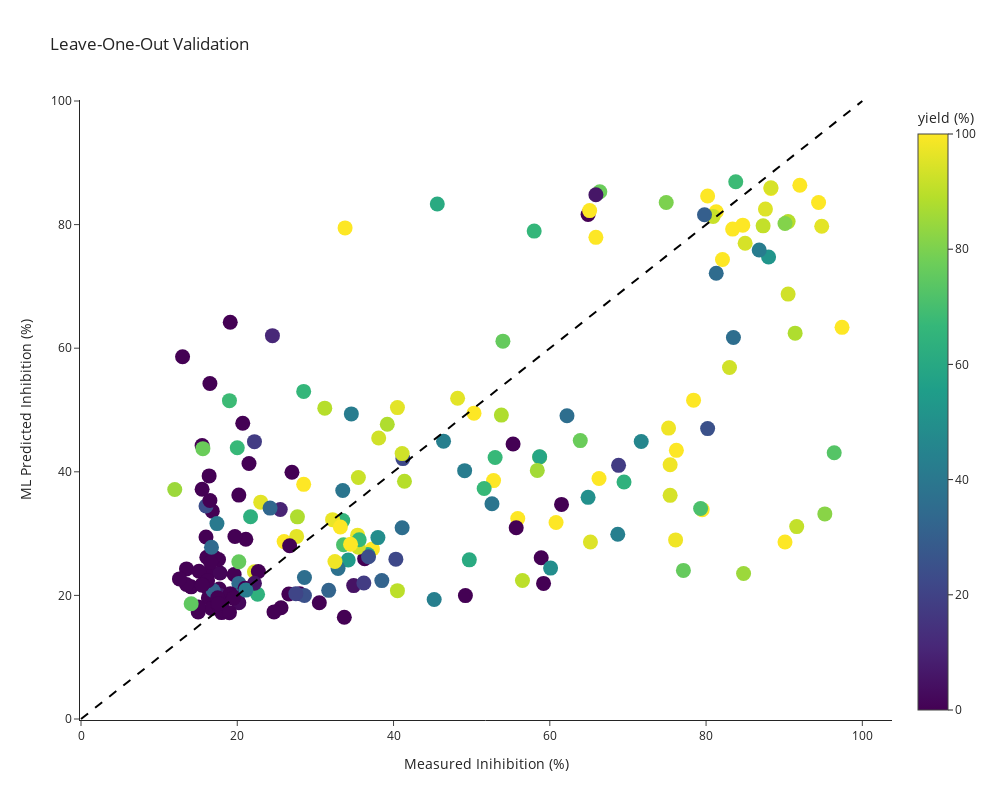

This figure's notebook cell:
### Markdown cell above
Plot predictions against yield

### Code cell
df_without_errors = merged_df.query('`Inhibition (%)` == `Measured Inhibition (%)`')

fig = px.scatter(df_without_errors, 
                 x='Inhibition (%)',
                 y='RF Predicted Inhibition (%)',
                 color='yield (%)',
                 hover_data=['Measured Inhibition (%)'],
                 width=1000,
                 height=800, 
                 title='Leave-One-Out Validation',
                 labels={
                     "RF Predicted Inhibition (%)": "ML Predicted Inhibition (%)",
                     "Inhibition (%)": "Measured Inihibition (%)",
                 },
                 template='simple_white',)

fig.add_shape(type='line',
              x0=0,
              y0=0,
              x1=100,
              y1=100,
              line=dict(color='black', dash='dash'),
              xref='x',
              yref='y',
              opacity=1,
              line_width=2
              )

fig.update_traces(marker={'size': 15})
fig.show()

### Figure 1 — Plotly figure (JSON) as saved in the notebook; plotly's stock layout.template omitted (floating-point values rounded to 4 significant figures; data arrays with more than 128 entries replaced by an {"elided": "..."} marker saying what was removed)
{"data": [{"customdata": {"elided": "207x1 float values"}, "hovertemplate": "Measured Inihibition (%)=%{x}<br>ML Predicted Inhibition (%)=%{y}<br>Measured Inhibition (%)=%{customdata[0]}<br>yield (%)=%{marker.color}<extra></extra>", "legendgroup": "", "marker": {"color": {"elided": "207 int values"}, "coloraxis": "coloraxis", "size": 15, "symbol": "circle"}, "mode": "markers", "name": "", "orientation": "v", "showlegend": false, "type": "scatter", "x": {"elided": "207 float values"}, "xaxis": "x", "y": {"elided": "207 float values"}, "yaxis": "y"}], "layout": {"coloraxis": {"colorbar": {"title": {"text": "yield (%)"}}, "colorscale": [[0, "#440154"], [0.1111, "#482878"], [0.2222, "#3e4989"], [0.3333, "#31688e"], [0.4444, "#26828e"], [0.5556, "#1f9e89"], [0.6667, "#35b779"], [0.7778, "#6ece58"], [0.8889, "#b5de2b"], [1, "#fde725"]]}, "height": 800, "legend": {"tracegroupgap": 0}, "shapes": [{"line": {"color": "black", "dash": "dash", "width": 2}, "opacity": 1, "type": "line", "x0": 0, "x1": 100, "xref": "x", "y0": 0, "y1": 100, "yref": "y"}], "title": {"text": "Leave-One-Out Validation"}, "width": 1000, "xaxis": {"anchor": "y", "domain": [0, 1], "title": {"text": "Measured Inihibition (%)"}}, "yaxis": {"anchor": "x", "domain": [0, 1], "title": {"text": "ML Predicted Inhibition (%)"}}}}
